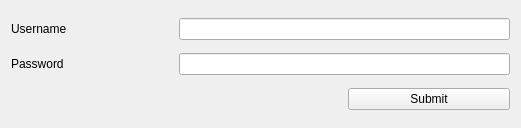
<?xml version="1.0" encoding="UTF-8"?>
<ui version="4.0">
 <class>Login</class>
 <widget class="QWidget" name="Login">
  <property name="geometry">
   <rect>
    <x>0</x>
    <y>0</y>
    <width>521</width>
    <height>128</height>
   </rect>
  </property>
  <property name="windowTitle">
   <string>Login</string>
  </property>
  <layout class="QGridLayout" name="gridLayout">
   <item row="0" column="1" colspan="2">
    <widget class="QLineEdit" name="username_lineEdit"/>
   </item>
   <item row="0" column="0">
    <widget class="QLabel" name="username_label">
     <property name="text">
      <string>Username</string>
     </property>
    </widget>
   </item>
   <item row="1" column="1" colspan="2">
    <widget class="QLineEdit" name="password_lineEdit">
     <property name="echoMode">
      <enum>QLineEdit::Password</enum>
     </property>
    </widget>
   </item>
   <item row="1" column="0">
    <widget class="QLabel" name="password_label">
     <property name="text">
      <string>Password</string>
     </property>
    </widget>
   </item>
   <item row="2" column="2">
    <widget class="QPushButton" name="submit_pusButton">
     <property name="text">
      <string>Submit</string>
     </property>
    </widget>
   </item>
  </layout>
 </widget>
 <resources/>
 <connections/>
</ui>
